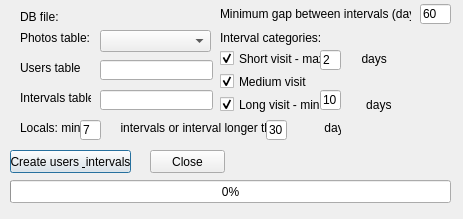
<?xml version="1.0" encoding="UTF-8"?>
<ui version="4.0">
 <class>Dialog</class>
 <widget class="QDialog" name="Dialog">
  <property name="geometry">
   <rect>
    <x>0</x>
    <y>0</y>
    <width>463</width>
    <height>219</height>
   </rect>
  </property>
  <property name="windowTitle">
   <string>Add users and intevals table to photos</string>
  </property>
  <widget class="QLabel" name="label">
   <property name="geometry">
    <rect>
     <x>20</x>
     <y>30</y>
     <width>71</width>
     <height>16</height>
    </rect>
   </property>
   <property name="text">
    <string>Photos table:</string>
   </property>
  </widget>
  <widget class="QLabel" name="label_2">
   <property name="geometry">
    <rect>
     <x>20</x>
     <y>60</y>
     <width>61</width>
     <height>16</height>
    </rect>
   </property>
   <property name="text">
    <string>Users table:</string>
   </property>
  </widget>
  <widget class="QLabel" name="label_3">
   <property name="geometry">
    <rect>
     <x>20</x>
     <y>90</y>
     <width>71</width>
     <height>16</height>
    </rect>
   </property>
   <property name="text">
    <string>Intervals table:</string>
   </property>
  </widget>
  <widget class="QProgressBar" name="progressBar">
   <property name="geometry">
    <rect>
     <x>10</x>
     <y>180</y>
     <width>441</width>
     <height>23</height>
    </rect>
   </property>
   <property name="value">
    <number>0</number>
   </property>
  </widget>
  <widget class="QPushButton" name="pbCreate">
   <property name="geometry">
    <rect>
     <x>10</x>
     <y>150</y>
     <width>121</width>
     <height>23</height>
    </rect>
   </property>
   <property name="text">
    <string>Create users &amp; intervals</string>
   </property>
  </widget>
  <widget class="QPushButton" name="pbClose">
   <property name="geometry">
    <rect>
     <x>150</x>
     <y>150</y>
     <width>75</width>
     <height>23</height>
    </rect>
   </property>
   <property name="text">
    <string>Close</string>
   </property>
  </widget>
  <widget class="QComboBox" name="cbTable">
   <property name="geometry">
    <rect>
     <x>100</x>
     <y>30</y>
     <width>111</width>
     <height>22</height>
    </rect>
   </property>
  </widget>
  <widget class="QLineEdit" name="leUTable">
   <property name="geometry">
    <rect>
     <x>100</x>
     <y>60</y>
     <width>113</width>
     <height>20</height>
    </rect>
   </property>
  </widget>
  <widget class="QLineEdit" name="leITable">
   <property name="geometry">
    <rect>
     <x>100</x>
     <y>90</y>
     <width>113</width>
     <height>20</height>
    </rect>
   </property>
  </widget>
  <widget class="QLabel" name="label_4">
   <property name="geometry">
    <rect>
     <x>20</x>
     <y>10</y>
     <width>47</width>
     <height>13</height>
    </rect>
   </property>
   <property name="text">
    <string>DB file:</string>
   </property>
  </widget>
  <widget class="QgsFileWidget" name="fwDBFile">
   <property name="geometry">
    <rect>
     <x>60</x>
     <y>0</y>
     <width>151</width>
     <height>27</height>
    </rect>
   </property>
  </widget>
  <widget class="QLabel" name="label_5">
   <property name="geometry">
    <rect>
     <x>220</x>
     <y>6</y>
     <width>191</width>
     <height>16</height>
    </rect>
   </property>
   <property name="text">
    <string>Minimum gap between intervals (days):</string>
   </property>
  </widget>
  <widget class="QLineEdit" name="leITreshold">
   <property name="geometry">
    <rect>
     <x>420</x>
     <y>4</y>
     <width>31</width>
     <height>20</height>
    </rect>
   </property>
   <property name="text">
    <string>60</string>
   </property>
  </widget>
  <widget class="QLabel" name="label_6">
   <property name="geometry">
    <rect>
     <x>220</x>
     <y>30</y>
     <width>121</width>
     <height>16</height>
    </rect>
   </property>
   <property name="text">
    <string>Interval categories:</string>
   </property>
  </widget>
  <widget class="QCheckBox" name="cbShort">
   <property name="geometry">
    <rect>
     <x>220</x>
     <y>50</y>
     <width>171</width>
     <height>17</height>
    </rect>
   </property>
   <property name="text">
    <string>Short visit - max           days</string>
   </property>
   <property name="checked">
    <bool>true</bool>
   </property>
  </widget>
  <widget class="QCheckBox" name="cbMedium">
   <property name="geometry">
    <rect>
     <x>220</x>
     <y>73</y>
     <width>91</width>
     <height>17</height>
    </rect>
   </property>
   <property name="text">
    <string>Medium visit</string>
   </property>
   <property name="checked">
    <bool>true</bool>
   </property>
  </widget>
  <widget class="QCheckBox" name="cbLong">
   <property name="geometry">
    <rect>
     <x>220</x>
     <y>96</y>
     <width>191</width>
     <height>17</height>
    </rect>
   </property>
   <property name="text">
    <string>Long visit - min              days</string>
   </property>
   <property name="checked">
    <bool>true</bool>
   </property>
  </widget>
  <widget class="QLabel" name="label_7">
   <property name="geometry">
    <rect>
     <x>20</x>
     <y>120</y>
     <width>321</width>
     <height>16</height>
    </rect>
   </property>
   <property name="text">
    <string>Locals: min            intervals or interval longer than            days</string>
   </property>
  </widget>
  <widget class="QLineEdit" name="leLocalMin">
   <property name="geometry">
    <rect>
     <x>80</x>
     <y>120</y>
     <width>21</width>
     <height>20</height>
    </rect>
   </property>
   <property name="text">
    <string>7</string>
   </property>
  </widget>
  <widget class="QLineEdit" name="leLocalILength">
   <property name="geometry">
    <rect>
     <x>266</x>
     <y>120</y>
     <width>21</width>
     <height>20</height>
    </rect>
   </property>
   <property name="text">
    <string>30</string>
   </property>
  </widget>
  <widget class="QLineEdit" name="leShortMax">
   <property name="geometry">
    <rect>
     <x>320</x>
     <y>50</y>
     <width>21</width>
     <height>20</height>
    </rect>
   </property>
   <property name="text">
    <string>2</string>
   </property>
  </widget>
  <widget class="QLineEdit" name="leLongMin">
   <property name="geometry">
    <rect>
     <x>320</x>
     <y>90</y>
     <width>21</width>
     <height>20</height>
    </rect>
   </property>
   <property name="text">
    <string>10</string>
   </property>
  </widget>
 </widget>
 <customwidgets>
  <customwidget>
   <class>QgsFileWidget</class>
   <extends>QWidget</extends>
   <header>qgis.gui</header>
  </customwidget>
 </customwidgets>
 <resources/>
 <connections/>
</ui>
